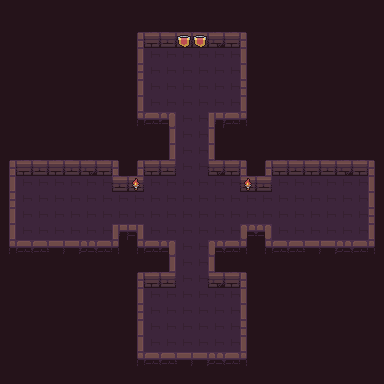

Tiled map render using the project's own tile images. Description and the whole map definition, tile-layer contents included, below:
An orthogonal 24x24 tile map with 16x16 px tiles, 4 tile layers (background, road, wall, item), 3 tilesets.

<map version="1.4" tiledversion="1.4.3" orientation="orthogonal" renderorder="right-down" width="24" height="24" tilewidth="16" tileheight="16" infinite="0" nextlayerid="6" nextobjectid="1">
 <tileset firstgid="1" source="Dungeon_Tileset.tsx" />
 <tileset firstgid="101" source="flag.tsx" />
 <tileset firstgid="105" source="torch.tsx" />
 <layer id="1" name="background" width="24" height="24" locked="1">
  <data encoding="csv">
79,79,79,79,79,79,79,79,79,79,79,79,79,79,79,79,79,79,79,79,79,79,79,79,
79,79,79,79,79,79,79,79,79,79,79,79,79,79,79,79,79,79,79,79,79,79,79,79,
79,79,79,79,79,79,79,79,79,79,79,79,79,79,79,79,79,79,79,79,79,79,79,79,
79,79,79,79,79,79,79,79,79,79,79,79,79,79,79,79,79,79,79,79,79,79,79,79,
79,79,79,79,79,79,79,79,79,79,79,79,79,79,79,79,79,79,79,79,79,79,79,79,
79,79,79,79,79,79,79,79,79,79,79,79,79,79,79,79,79,79,79,79,79,79,79,79,
79,79,79,79,79,79,79,79,79,79,79,79,79,79,79,79,79,79,79,79,79,79,79,79,
79,79,79,79,79,79,79,79,79,79,79,79,79,79,79,79,79,79,79,79,79,79,79,79,
79,79,79,79,79,79,79,79,79,79,79,79,79,79,79,79,79,79,79,79,79,79,79,79,
79,79,79,79,79,79,79,79,79,79,79,79,79,79,79,79,79,79,79,79,79,79,79,79,
79,79,79,79,79,79,79,79,79,79,79,79,79,79,79,79,79,79,79,79,79,79,79,79,
79,79,79,79,79,79,79,79,79,79,79,79,79,79,79,79,79,79,79,79,79,79,79,79,
79,79,79,79,79,79,79,79,79,79,79,79,79,79,79,79,79,79,79,79,79,79,79,79,
79,79,79,79,79,79,79,79,79,79,79,79,79,79,79,79,79,79,79,79,79,79,79,79,
79,79,79,79,79,79,79,79,79,79,79,79,79,79,79,79,79,79,79,79,79,79,79,79,
79,79,79,79,79,79,79,79,79,79,79,79,79,79,79,79,79,79,79,79,79,79,79,79,
79,79,79,79,79,79,79,79,79,79,79,79,79,79,79,79,79,79,79,79,79,79,79,79,
79,79,79,79,79,79,79,79,79,79,79,79,79,79,79,79,79,79,79,79,79,79,79,79,
79,79,79,79,79,79,79,79,79,79,79,79,79,79,79,79,79,79,79,79,79,79,79,79,
79,79,79,79,79,79,79,79,79,79,79,79,79,79,79,79,79,79,79,79,79,79,79,79,
79,79,79,79,79,79,79,79,79,79,79,79,79,79,79,79,79,79,79,79,79,79,79,79,
79,79,79,79,79,79,79,79,79,79,79,79,79,79,79,79,79,79,79,79,79,79,79,79,
79,79,79,79,79,79,79,79,79,79,79,79,79,79,79,79,79,79,79,79,79,79,79,79,
79,79,79,79,79,79,79,79,79,79,79,79,79,79,79,79,79,79,79,79,79,79,79,79
</data>
 </layer>
 <layer id="3" name="road" width="24" height="24">
  <data encoding="csv">
0,0,0,0,0,0,0,0,0,0,0,0,0,0,0,0,0,0,0,0,0,0,0,0,
0,0,0,0,0,0,0,0,0,0,0,0,0,0,0,0,0,0,0,0,0,0,0,0,
0,0,0,0,0,0,0,0,0,0,0,0,0,0,0,0,0,0,0,0,0,0,0,0,
0,0,0,0,0,0,0,0,0,18,18,18,18,18,18,0,0,0,0,0,0,0,0,0,
0,0,0,0,0,0,0,0,0,18,18,18,18,18,18,0,0,0,0,0,0,0,0,0,
0,0,0,0,0,0,0,0,0,18,18,18,18,18,18,0,0,0,0,0,0,0,0,0,
0,0,0,0,0,0,0,0,0,18,18,18,18,18,18,0,0,0,0,0,0,0,0,0,
0,0,0,0,0,0,0,0,0,0,0,18,18,0,0,0,0,0,0,0,0,0,0,0,
0,0,0,0,0,0,0,0,0,0,0,18,18,0,0,0,0,0,0,0,0,0,0,0,
0,0,0,0,0,0,0,0,0,0,0,18,18,0,0,0,0,0,0,0,0,0,0,0,
0,0,0,0,0,0,0,0,0,0,0,18,18,0,0,0,0,0,0,0,0,0,0,0,
0,18,18,18,18,18,18,0,0,18,18,18,18,18,18,0,0,18,18,18,18,18,18,0,
0,18,18,18,18,18,18,18,18,18,18,18,18,18,18,18,18,18,18,18,18,18,18,0,
0,18,18,18,18,18,18,18,18,18,18,18,18,18,18,18,18,18,18,18,18,18,18,0,
0,18,18,18,18,18,18,0,0,18,18,18,18,18,18,0,0,18,18,18,18,18,18,0,
0,0,0,0,0,0,0,0,0,0,0,18,18,0,0,0,0,0,0,0,0,0,0,0,
0,0,0,0,0,0,0,0,0,0,0,18,18,0,0,0,0,0,0,0,0,0,0,0,
0,0,0,0,0,0,0,0,0,0,0,18,18,0,0,0,0,0,0,0,0,0,0,0,
0,0,0,0,0,0,0,0,0,18,18,18,18,18,18,0,0,0,0,0,0,0,0,0,
0,0,0,0,0,0,0,0,0,18,18,18,18,18,18,0,0,0,0,0,0,0,0,0,
0,0,0,0,0,0,0,0,0,18,18,18,18,18,18,0,0,0,0,0,0,0,0,0,
0,0,0,0,0,0,0,0,0,18,18,18,18,18,18,0,0,0,0,0,0,0,0,0,
0,0,0,0,0,0,0,0,0,0,0,0,0,0,0,0,0,0,0,0,0,0,0,0,
0,0,0,0,0,0,0,0,0,0,0,0,0,0,0,0,0,0,0,0,0,0,0,0
</data>
 </layer>
 <layer id="4" name="wall" width="24" height="24">
  <data encoding="csv">
0,0,0,0,0,0,0,0,0,0,0,0,0,0,0,0,0,0,0,0,0,0,0,0,
0,0,0,0,0,0,0,0,0,0,0,0,0,0,0,0,0,0,0,0,0,0,0,0,
0,0,0,0,0,0,0,0,1,2,3,2,3,4,5,6,0,0,0,0,0,0,0,0,
0,0,0,0,0,0,0,0,11,0,0,0,0,0,0,16,0,0,0,0,0,0,0,0,
0,0,0,0,0,0,0,0,21,0,0,0,0,0,0,16,0,0,0,0,0,0,0,0,
0,0,0,0,0,0,0,0,31,0,0,0,0,0,0,26,0,0,0,0,0,0,0,0,
0,0,0,0,0,0,0,0,31,0,0,0,0,0,0,36,0,0,0,0,0,0,0,0,
0,0,0,0,0,0,0,0,41,42,56,0,0,51,45,46,0,0,0,0,0,0,0,0,
0,0,0,0,0,0,0,0,0,0,11,0,0,16,0,0,0,0,0,0,0,0,0,0,
0,0,0,0,0,0,0,0,0,0,11,0,0,16,0,0,0,0,0,0,0,0,0,0,
1,2,3,2,3,4,5,6,1,2,3,0,0,4,5,6,1,2,3,2,3,4,5,6,
11,0,0,0,0,0,0,3,3,0,0,0,0,0,0,3,3,0,0,0,0,0,0,16,
21,0,0,0,0,0,0,0,0,0,0,0,0,0,0,0,0,0,0,0,0,0,0,16,
31,0,0,0,0,0,0,0,0,0,0,0,0,0,0,0,0,0,0,0,0,0,0,26,
31,0,0,0,0,0,0,51,54,0,0,0,0,0,0,55,56,0,0,0,0,0,0,36,
41,42,42,52,52,44,45,46,41,42,56,0,0,55,45,46,41,42,42,52,52,44,45,46,
0,0,0,0,0,0,0,0,0,0,11,0,0,16,0,0,0,0,0,0,0,0,0,0,
0,0,0,0,0,0,0,0,1,2,3,0,0,4,5,6,0,0,0,0,0,0,0,0,
0,0,0,0,0,0,0,0,11,0,0,0,0,0,0,16,0,0,0,0,0,0,0,0,
0,0,0,0,0,0,0,0,21,0,0,0,0,0,0,16,0,0,0,0,0,0,0,0,
0,0,0,0,0,0,0,0,31,0,0,0,0,0,0,26,0,0,0,0,0,0,0,0,
0,0,0,0,0,0,0,0,31,0,0,0,0,0,0,36,0,0,0,0,0,0,0,0,
0,0,0,0,0,0,0,0,41,42,42,52,52,44,45,46,0,0,0,0,0,0,0,0,
0,0,0,0,0,0,0,0,0,0,0,0,0,0,0,0,0,0,0,0,0,0,0,0
</data>
 </layer>
 <layer id="5" name="item" width="24" height="24">
  <data encoding="csv">
0,0,0,0,0,0,0,0,0,0,0,0,0,0,0,0,0,0,0,0,0,0,0,0,
0,0,0,0,0,0,0,0,0,0,0,0,0,0,0,0,0,0,0,0,0,0,0,0,
0,0,0,0,0,0,0,0,0,0,0,101,101,0,0,0,0,0,0,0,0,0,0,0,
0,0,0,0,0,0,0,0,0,0,0,0,0,0,0,0,0,0,0,0,0,0,0,0,
0,0,0,0,0,0,0,0,0,0,0,0,0,0,0,0,0,0,0,0,0,0,0,0,
0,0,0,0,0,0,0,0,0,0,0,0,0,0,0,0,0,0,0,0,0,0,0,0,
0,0,0,0,0,0,0,0,0,0,0,0,0,0,0,0,0,0,0,0,0,0,0,0,
0,0,0,0,0,0,0,0,0,0,0,0,0,0,0,0,0,0,0,0,0,0,0,0,
0,0,0,0,0,0,0,0,0,0,0,0,0,0,0,0,0,0,0,0,0,0,0,0,
0,0,0,0,0,0,0,0,0,0,0,0,0,0,0,0,0,0,0,0,0,0,0,0,
0,0,0,0,0,0,0,0,0,0,0,0,0,0,0,0,0,0,0,0,0,0,0,0,
0,0,0,0,0,0,0,0,105,0,0,0,0,0,0,105,0,0,0,0,0,0,0,0,
0,0,0,0,0,0,0,0,0,0,0,0,0,0,0,0,0,0,0,0,0,0,0,0,
0,0,0,0,0,0,0,0,0,0,0,0,0,0,0,0,0,0,0,0,0,0,0,0,
0,0,0,0,0,0,0,0,0,0,0,0,0,0,0,0,0,0,0,0,0,0,0,0,
0,0,0,0,0,0,0,0,0,0,0,0,0,0,0,0,0,0,0,0,0,0,0,0,
0,0,0,0,0,0,0,0,0,0,0,0,0,0,0,0,0,0,0,0,0,0,0,0,
0,0,0,0,0,0,0,0,0,0,0,0,0,0,0,0,0,0,0,0,0,0,0,0,
0,0,0,0,0,0,0,0,0,0,0,0,0,0,0,0,0,0,0,0,0,0,0,0,
0,0,0,0,0,0,0,0,0,0,0,0,0,0,0,0,0,0,0,0,0,0,0,0,
0,0,0,0,0,0,0,0,0,0,0,0,0,0,0,0,0,0,0,0,0,0,0,0,
0,0,0,0,0,0,0,0,0,0,0,0,0,0,0,0,0,0,0,0,0,0,0,0,
0,0,0,0,0,0,0,0,0,0,0,0,0,0,0,0,0,0,0,0,0,0,0,0,
0,0,0,0,0,0,0,0,0,0,0,0,0,0,0,0,0,0,0,0,0,0,0,0
</data>
 </layer>
</map>
